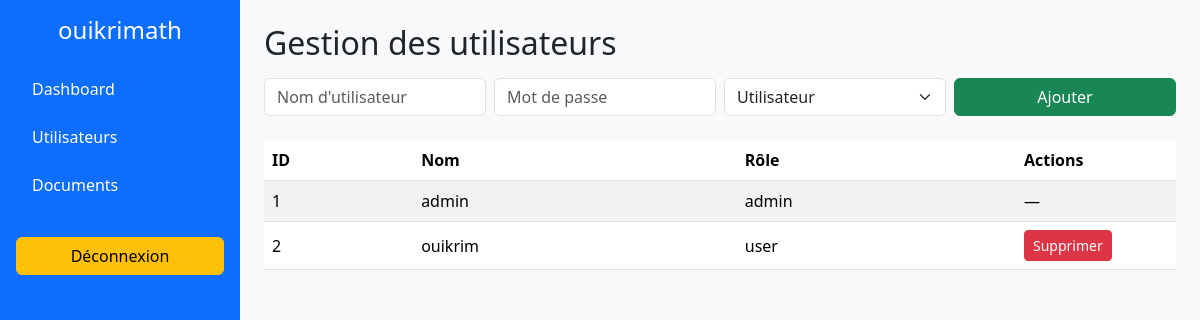
Screenshot of /users (signed in) with the database file from the repository.
### models.py (models this page shows, shortened)
class User(db.Model):
    id = db.Column(db.Integer, primary_key=True)
    username = db.Column(db.String(80), unique=True, nullable=False)
    password_hash = db.Column(db.String(255), nullable=False)
    role = db.Column(db.String(10), nullable=False, default="user")  # "admin" ou "user"

### routes.py (the view)
@main_bp.route("/users")
@admin_required
def users():
    all_users = User.query.order_by(User.id.asc()).all()
    return render_template("users.html", users=all_users)

### routes.py (called while the page is built)
@main_bp.before_app_request
def require_login():
    from flask import request
    public_endpoints = {'main.login', 'static'}
    if request.endpoint in public_endpoints or request.endpoint is None:
        return
    if not session.get('user_id'):
        flash("Veuillez vous connecter d'abord.")
        return redirect(url_for('main.login'))

def admin_required(f):
    @wraps(f)
    def wrapper(*args, **kwargs):
        if session.get('role') != 'admin':
            flash("Accès réservé à l'administrateur.")
            return redirect(url_for('main.home'))
        return f(*args, **kwargs)
    return wrapper

### templates/users.html (shortened to what this page needs)
{% extends "base.html" %}
{% block content %}
<h2 class="mb-3">Gestion des utilisateurs</h2>
<form method="POST" action="{{ url_for('main.add_user') }}" class="row g-2 mb-4">
  <div class="col-md-3"><input type="text" name="username" class="form-control" placeholder="Nom d'utilisateur" required></div>
  <div class="col-md-3"><input type="password" name="password" class="form-control" placeholder="Mot de passe" required></div>
  <div class="col-md-3">
    <select name="role" class="form-select">
      <option value="user">Utilisateur</option>
    </select>
  </div>
  <div class="col-md-3"><button class="btn btn-success w-100" type="submit">Ajouter</button></div>
</form>
<table class="table table-striped table-hover align-middle">
  <thead>
    <tr>
      <th>ID</th>
      <th>Nom</th>
      <th>Rôle</th>
      <th style="width: 160px;">Actions</th>
    </tr>
  </thead>
  <tbody>
    {% for u in users %}
    <tr>
      <td>{{ u.id }}</td>
      <td>{{ u.username }}</td>
      <td>{{ u.role }}</td>
      <td>
        {% if u.username != 'admin' %}
        <a class="btn btn-sm btn-danger" href="{{ url_for('main.delete_user', user_id=u.id) }}"
           onclick="return confirm('Supprimer cet utilisateur ?');">Supprimer</a>
        {% else %}
        —
        {% endif %}
      </td>
    </tr>
    {% else %}
    <tr><td colspan="4" class="text-center">Aucun utilisateur.</td></tr>
    {% endfor %}
  </tbody>
</table>
{% endblock %}

### static/style.css (style rules this page uses)
body { margin: 0; }
.table th, .table td { vertical-align: middle; }

### rows the page displays
User: id "1", username "admin", role "admin"
User: id "2", username "ouikrim", role "user"
